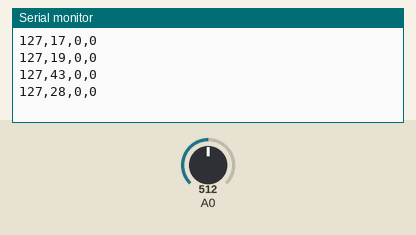
Recording of a sketch running on a simulated Arduino Uno, built with avr-gcc and run on an emulated ATmega328P. Parts: the last lines printed to the serial monitor. The test bench sets the inputs (shaded band); at power-on: A0 = 512. Random numbers use the default seed unless the sketch sets one.

Above: at 1.2 s.
1.3 s: A0 set to 716
At 1.41 s:
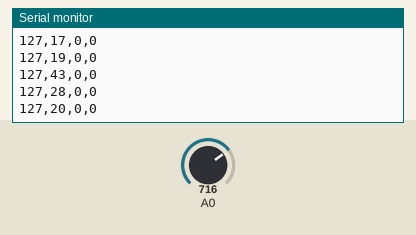
2.8 s: A0 set to 900
At 2.91 s:
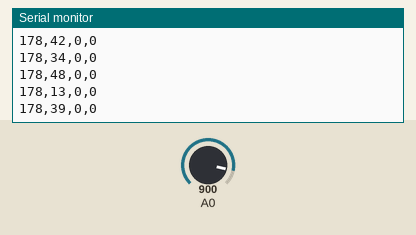
Timing chart, 0 to 5.8 s (numbered marks = the images above; inputs shaded):
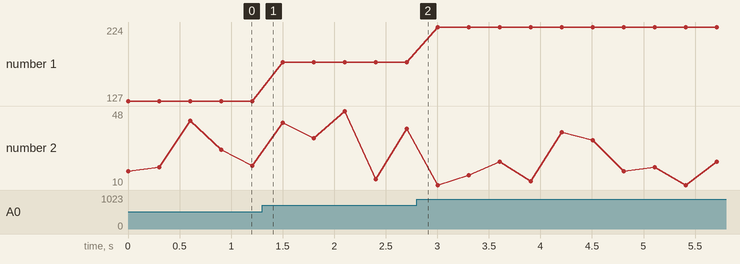

Measured:
- plotted number 1: 127 → 178 after the input at 1.3 s, 178 → 224 after the input at 2.8 s

The sketch:

Potenciometro.ino
```cpp
void setup() {

  Serial.begin(9600);
}

void loop() {

  //Serial.println(() + "," + (random(40) + 10));

  char buffer[15] = "";
  sprintf(buffer, "%d,%d,%d,%d", (int) (analogRead(A0) * (255.0 / 1023.0)), (random(40) + 10), 0, 0);
  Serial.println(buffer);

  delay(300);

}
```
